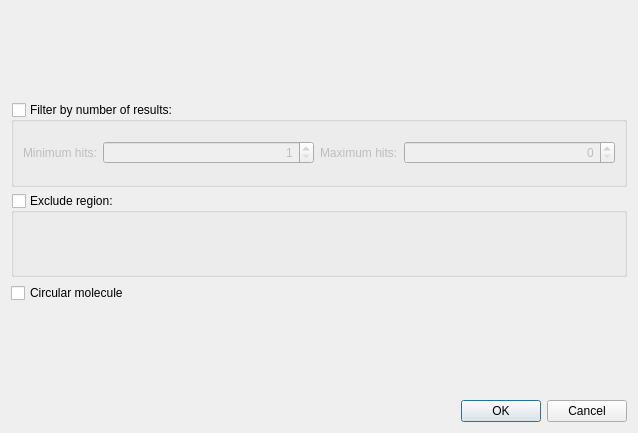
<?xml version="1.0" encoding="UTF-8"?>
<ui version="4.0">
 <class>FindEnzymesDialog</class>
 <widget class="QDialog" name="FindEnzymesDialog">
  <property name="enabled">
   <bool>true</bool>
  </property>
  <property name="geometry">
   <rect>
    <x>0</x>
    <y>0</y>
    <width>638</width>
    <height>433</height>
   </rect>
  </property>
  <property name="windowTitle">
   <string>Find Restriction Sites</string>
  </property>
  <layout class="QVBoxLayout" name="verticalLayout">
   <item>
    <widget class="QWidget" name="enzymesSelectorWidget" native="true">
     <property name="sizePolicy">
      <sizepolicy hsizetype="Expanding" vsizetype="Preferred">
       <horstretch>0</horstretch>
       <verstretch>0</verstretch>
      </sizepolicy>
     </property>
    </widget>
   </item>
   <item>
    <widget class="QGroupBox" name="filterGroupBox">
     <property name="toolTip">
      <string>Include only enzymes that cut from 'Minimum Hits' to 'Maximum Hits' times</string>
     </property>
     <property name="title">
      <string>Filter by number of results:</string>
     </property>
     <property name="checkable">
      <bool>true</bool>
     </property>
     <property name="checked">
      <bool>false</bool>
     </property>
     <layout class="QHBoxLayout" name="horizontalLayout_6">
      <item>
       <widget class="QLabel" name="label_2">
        <property name="sizePolicy">
         <sizepolicy hsizetype="Fixed" vsizetype="Preferred">
          <horstretch>0</horstretch>
          <verstretch>0</verstretch>
         </sizepolicy>
        </property>
        <property name="text">
         <string>Minimum hits:</string>
        </property>
       </widget>
      </item>
      <item>
       <widget class="QSpinBox" name="minHitSB">
        <property name="sizePolicy">
         <sizepolicy hsizetype="Expanding" vsizetype="Fixed">
          <horstretch>0</horstretch>
          <verstretch>0</verstretch>
         </sizepolicy>
        </property>
        <property name="minimumSize">
         <size>
          <width>100</width>
          <height>0</height>
         </size>
        </property>
        <property name="alignment">
         <set>Qt::AlignRight|Qt::AlignTrailing|Qt::AlignVCenter</set>
        </property>
        <property name="minimum">
         <number>1</number>
        </property>
       </widget>
      </item>
      <item>
       <widget class="QLabel" name="label_3">
        <property name="sizePolicy">
         <sizepolicy hsizetype="Fixed" vsizetype="Preferred">
          <horstretch>0</horstretch>
          <verstretch>0</verstretch>
         </sizepolicy>
        </property>
        <property name="text">
         <string>Maximum hits:</string>
        </property>
       </widget>
      </item>
      <item>
       <widget class="QSpinBox" name="maxHitSB">
        <property name="sizePolicy">
         <sizepolicy hsizetype="Expanding" vsizetype="Fixed">
          <horstretch>0</horstretch>
          <verstretch>0</verstretch>
         </sizepolicy>
        </property>
        <property name="minimumSize">
         <size>
          <width>100</width>
          <height>0</height>
         </size>
        </property>
        <property name="alignment">
         <set>Qt::AlignRight|Qt::AlignTrailing|Qt::AlignVCenter</set>
        </property>
       </widget>
      </item>
     </layout>
    </widget>
   </item>
   <item>
    <widget class="QGroupBox" name="excludeRegionBox">
     <property name="toolTip">
      <string>Enzymes must not cut in the following region</string>
     </property>
     <property name="title">
      <string>Exclude region:</string>
     </property>
     <property name="checkable">
      <bool>true</bool>
     </property>
     <property name="checked">
      <bool>false</bool>
     </property>
     <layout class="QHBoxLayout" name="horizontalLayout_2">
      <item>
       <layout class="QHBoxLayout" name="rangeSelectorLayout"/>
      </item>
     </layout>
    </widget>
   </item>
   <item>
    <widget class="QCheckBox" name="circularButton">
     <property name="text">
      <string>Circular molecule</string>
     </property>
    </widget>
   </item>
   <item>
    <layout class="QHBoxLayout" name="horizontalLayout_3">
     <item>
      <widget class="QLabel" name="statusLabel">
       <property name="text">
        <string>&lt;status label&gt;</string>
       </property>
      </widget>
     </item>
     <item>
      <spacer name="horizontalSpacer">
       <property name="orientation">
        <enum>Qt::Horizontal</enum>
       </property>
       <property name="sizeHint" stdset="0">
        <size>
         <width>40</width>
         <height>20</height>
        </size>
       </property>
      </spacer>
     </item>
    </layout>
   </item>
   <item>
    <widget class="QDialogButtonBox" name="buttonBox">
     <property name="standardButtons">
      <set>QDialogButtonBox::Cancel|QDialogButtonBox::Ok</set>
     </property>
    </widget>
   </item>
  </layout>
 </widget>
 <resources/>
 <connections>
  <connection>
   <sender>buttonBox</sender>
   <signal>accepted()</signal>
   <receiver>FindEnzymesDialog</receiver>
   <slot>accept()</slot>
   <hints>
    <hint type="sourcelabel">
     <x>318</x>
     <y>412</y>
    </hint>
    <hint type="destinationlabel">
     <x>318</x>
     <y>216</y>
    </hint>
   </hints>
  </connection>
  <connection>
   <sender>buttonBox</sender>
   <signal>rejected()</signal>
   <receiver>FindEnzymesDialog</receiver>
   <slot>reject()</slot>
   <hints>
    <hint type="sourcelabel">
     <x>318</x>
     <y>412</y>
    </hint>
    <hint type="destinationlabel">
     <x>318</x>
     <y>216</y>
    </hint>
   </hints>
  </connection>
 </connections>
</ui>
